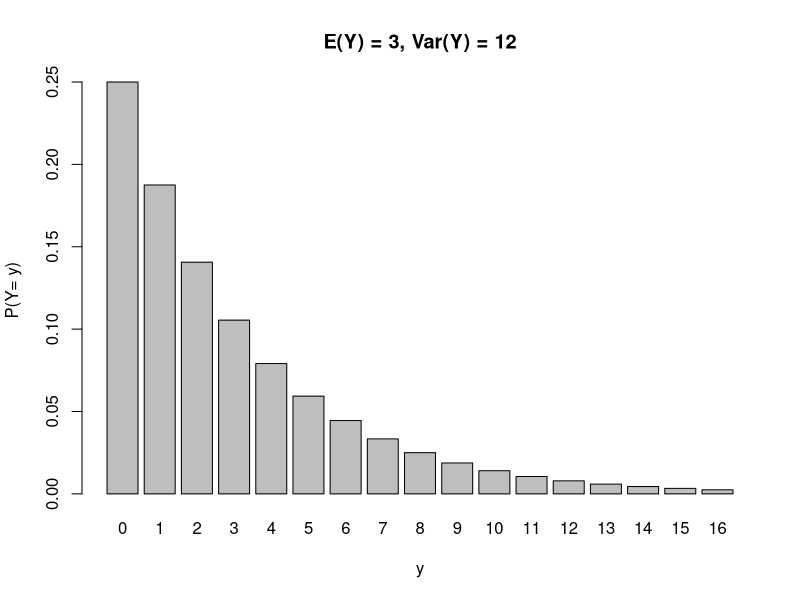
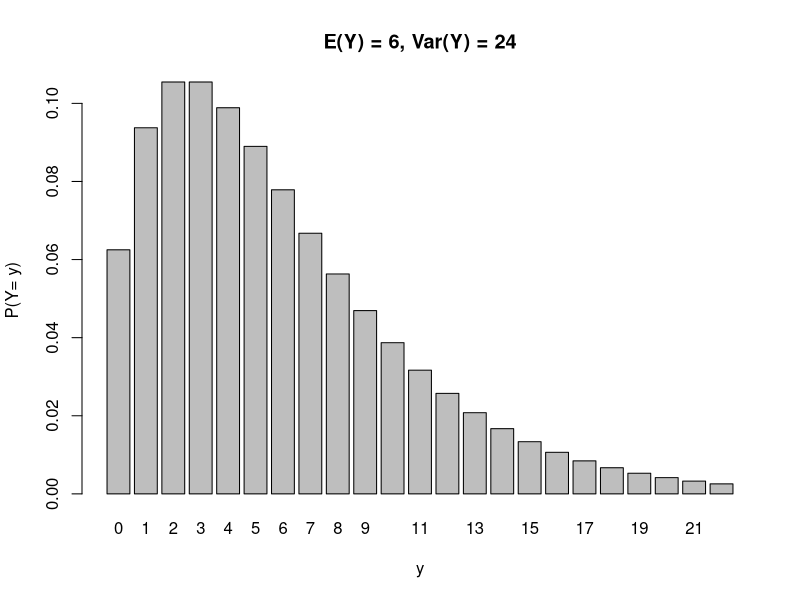
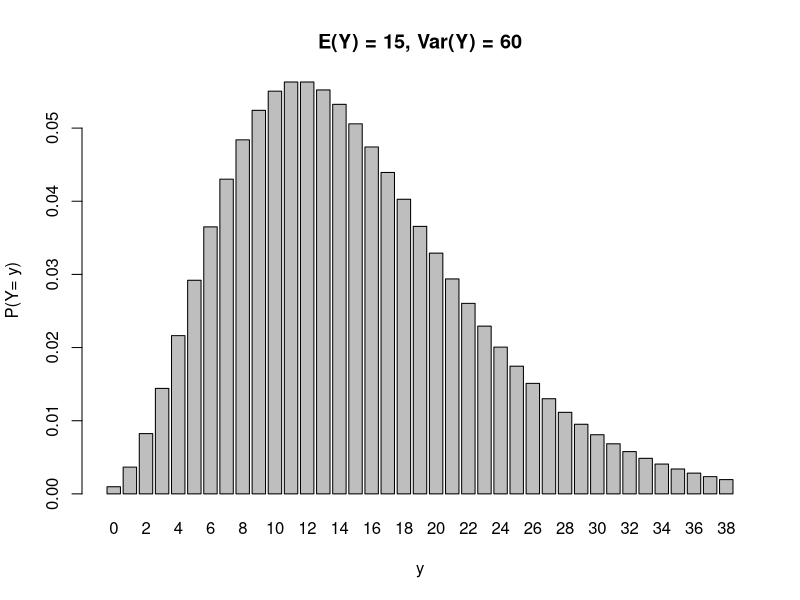
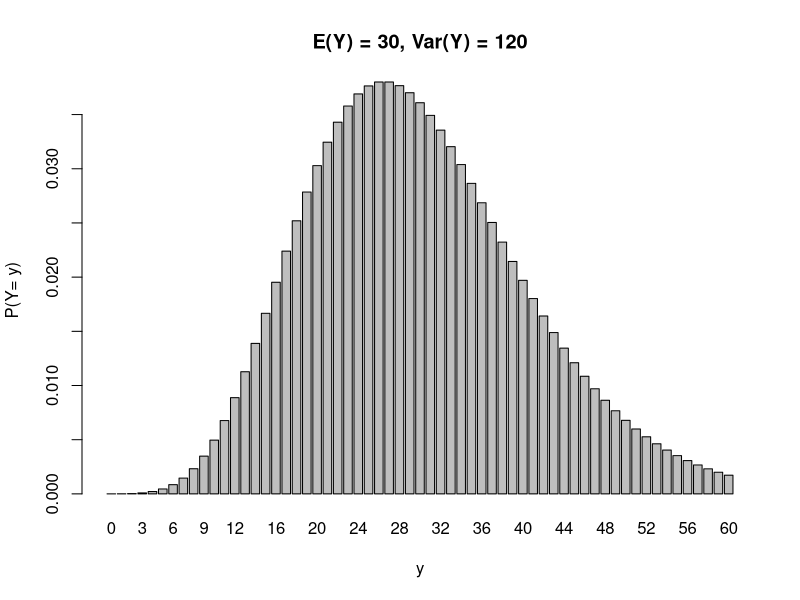
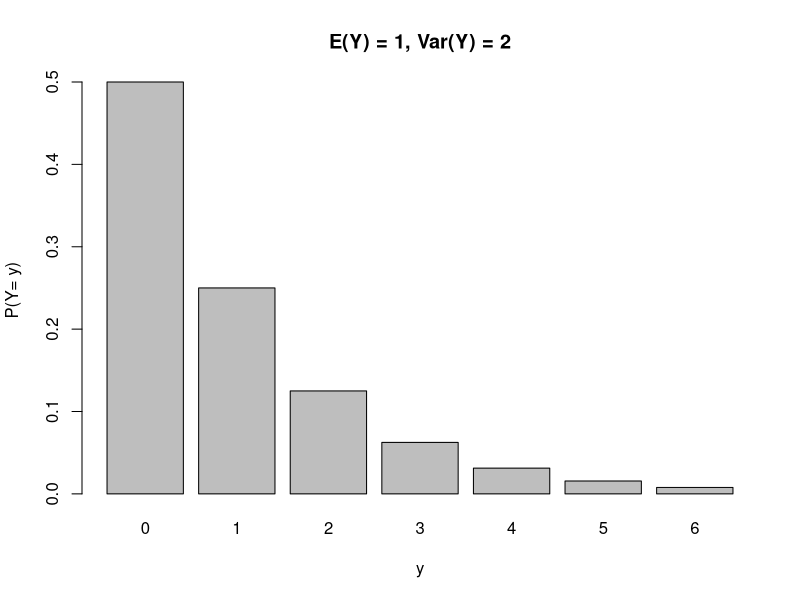
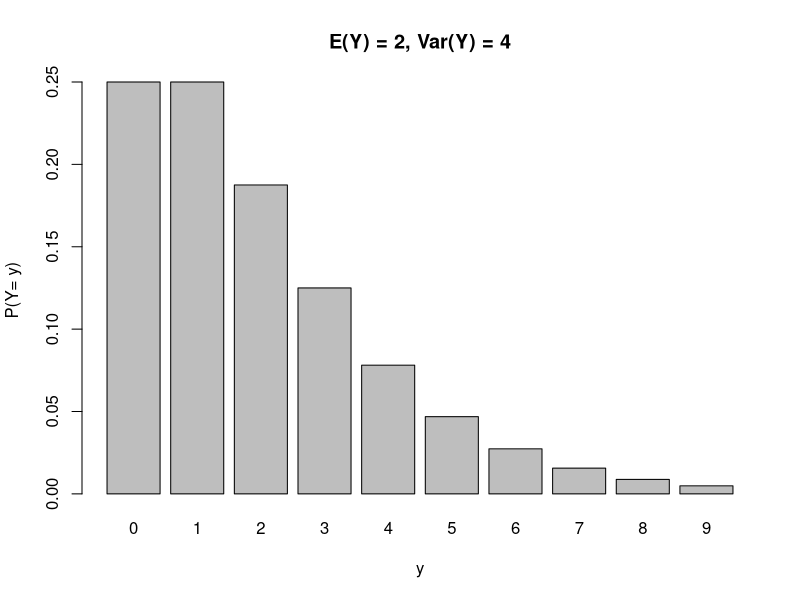
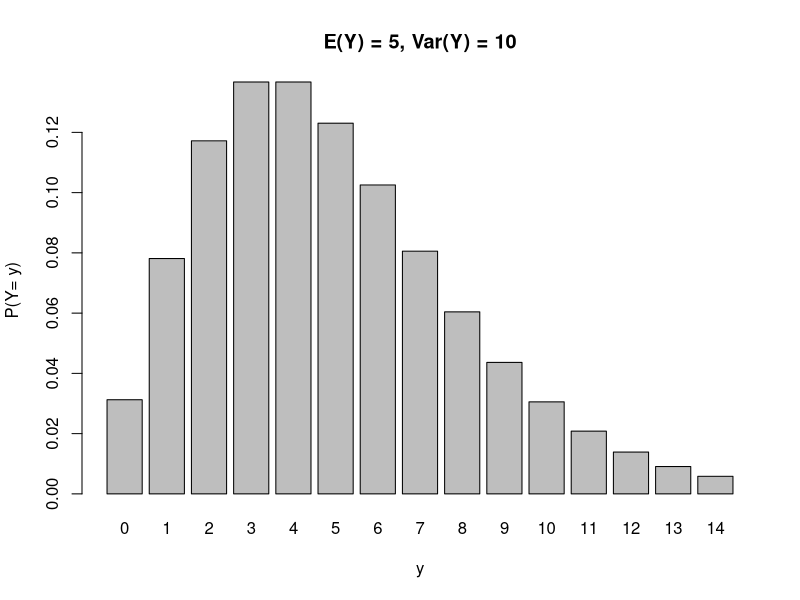
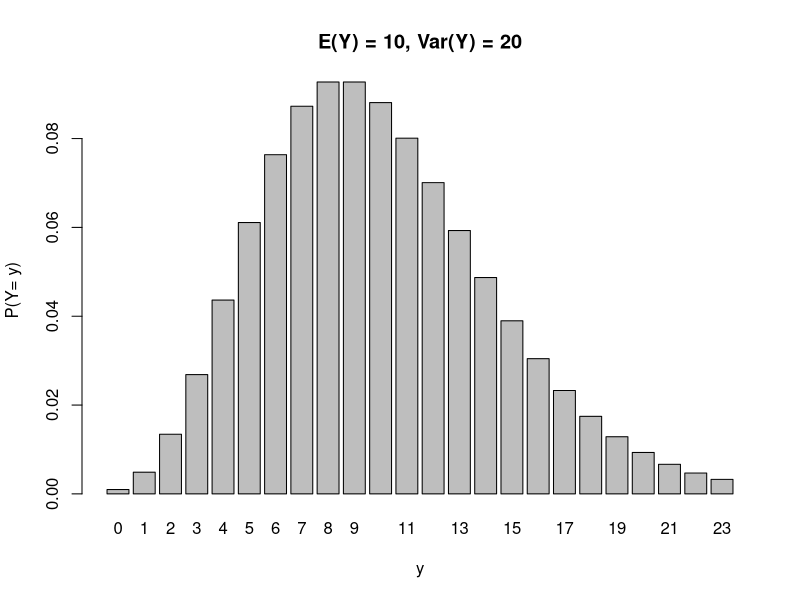

These charts were generated, in order, by the following R code:
## ---- chunk 1
for(p in c(0.25,0.5,0.75,0.9)){
  for(r in c(1,2,5,10)){
    mu <- r * (1 - p) / p
    sigma_2 <- r * (1 - p) / p^2
    x_max <- qnbinom(p = 0.99,
                     size = r,
                     prob = p)
    barplot(height = dnbinom(0:x_max,
                             size = r,
                             prob = p),
            names = as.character(0:x_max),
            xlab = "y",
            ylab = "P(Y= y)",
            main = paste0("E(Y) = ",
                          mu,
                          ", Var(Y) = ",
                          sigma_2))
  }
}
## ---- chunk 2
for(lambda in c(1,2,4,8)){
  for(r in c(1,2,5,10)){
    mu <- r / lambda
    sigma_2 <- r / lambda^2
    x_max <- qgamma(p = 0.99,
                    shape = r,
                    rate = lambda)
    f_temp <- function(x){
      dgamma(x = x,
             shape = r,
             rate = lambda)
    }
    curve(expr = f_temp,
          from = 0,
          to = x_max,
          xlab = "y",
          ylab = "f(y)",
          main = paste0("E(Y) = ",
                        mu,
                        ", Var(Y) = ",
                        sigma_2))
  }
}
